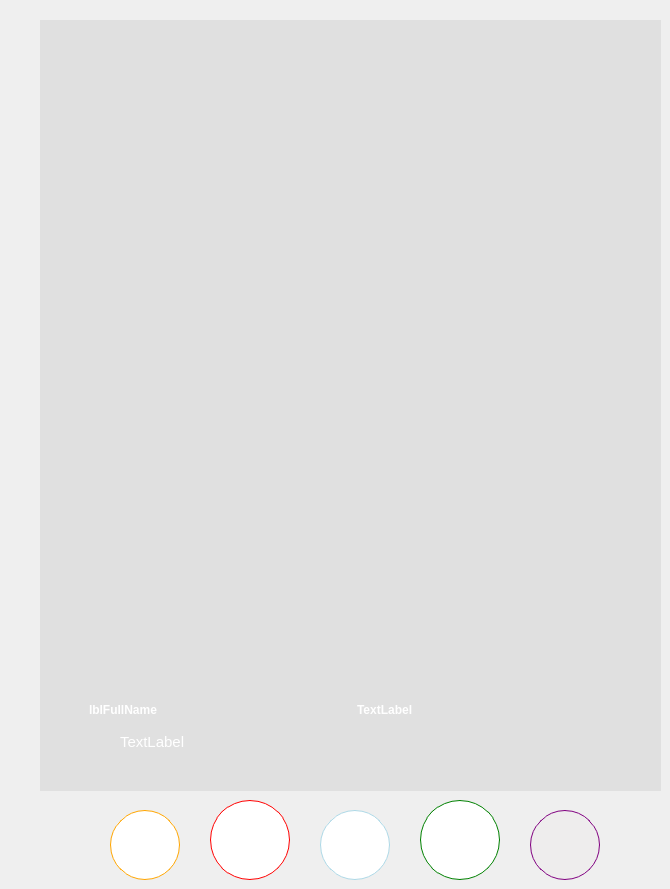
      <widget class="QWidget" name="pageHome">
       <widget class="QLabel" name="lblPhoto">
        <property name="geometry">
         <rect>
          <x>40</x>
          <y>20</y>
          <width>621</width>
          <height>771</height>
         </rect>
        </property>
        <property name="sizePolicy">
         <sizepolicy hsizetype="Minimum" vsizetype="Preferred">
          <horstretch>0</horstretch>
          <verstretch>0</verstretch>
         </sizepolicy>
        </property>
        <property name="font">
         <font>
          <pointsize>12</pointsize>
          <weight>75</weight>
          <bold>true</bold>
         </font>
        </property>
        <property name="styleSheet">
         <string notr="true">background-color: #E0E0E0;
border: 0px none solid;</string>
        </property>
        <property name="text">
         <string/>
        </property>
        <property name="scaledContents">
         <bool>true</bool>
        </property>
        <property name="alignment">
         <set>Qt::AlignCenter</set>
        </property>
       </widget>
       <widget class="QPushButton" name="btnBack">
        <property name="geometry">
         <rect>
          <x>40</x>
          <y>20</y>
          <width>301</width>
          <height>671</height>
         </rect>
        </property>
        <property name="layoutDirection">
         <enum>Qt::LeftToRight</enum>
        </property>
        <property name="styleSheet">
         <string notr="true">padding: 20px;
text-align: left;
background-color:none;
border:none;
</string>
        </property>
        <property name="text">
         <string/>
        </property>
        <property name="icon">
         <iconset resource="Resource.qrc">
          <normaloff>:/img/Resource/img/simbolo-de-linea-de-flecha-izquierda.png</normaloff>:/img/Resource/img/simbolo-de-linea-de-flecha-izquierda.png</iconset>
        </property>
        <property name="iconSize">
         <size>
          <width>30</width>
          <height>30</height>
         </size>
        </property>
       </widget>
       <widget class="QPushButton" name="btnNext">
        <property name="geometry">
         <rect>
          <x>340</x>
          <y>20</y>
          <width>321</width>
          <height>671</height>
         </rect>
        </property>
        <property name="toolTipDuration">
         <number>10</number>
        </property>
        <property name="layoutDirection">
         <enum>Qt::LeftToRight</enum>
        </property>
        <property name="styleSheet">
         <string notr="true">padding: 20px;
text-align: right;
background-color:none;
border:none;
float: right;</string>
        </property>
        <property name="text">
         <string/>
        </property>
        <property name="icon">
         <iconset resource="Resource.qrc">
          <normaloff>:/img/Resource/img/angulo-de-flecha-derecha.png</normaloff>:/img/Resource/img/angulo-de-flecha-derecha.png</iconset>
        </property>
        <property name="iconSize">
         <size>
          <width>30</width>
          <height>30</height>
         </size>
        </property>
       </widget>
       <widget class="QPushButton" name="btnPBack">
        <property name="geometry">
         <rect>
          <x>110</x>
          <y>810</y>
          <width>70</width>
          <height>70</height>
         </rect>
        </property>
        <property name="styleSheet">
         <string notr="true">border-radius: 35px;
background-color: white;
border: 1px solid orange;</string>
        </property>
        <property name="text">
         <string/>
        </property>
        <property name="icon">
         <iconset resource="Resource.qrc">
          <normaloff>:/img/Resource/img/actualizar.png</normaloff>:/img/Resource/img/actualizar.png</iconset>
        </property>
        <property name="iconSize">
         <size>
          <width>30</width>
          <height>30</height>
         </size>
        </property>
       </widget>
       <widget class="QPushButton" name="btnSee">
        <property name="geometry">
         <rect>
          <x>320</x>
          <y>810</y>
          <width>70</width>
          <height>70</height>
         </rect>
        </property>
        <property name="styleSheet">
         <string notr="true">border-radius: 35px;
background-color: white;
border: 1px solid lightblue;</string>
        </property>
        <property name="text">
         <string/>
        </property>
        <property name="icon">
         <iconset resource="Resource.qrc">
          <normaloff>:/img/Resource/img/ojo-color.png</normaloff>:/img/Resource/img/ojo-color.png</iconset>
        </property>
        <property name="iconSize">
         <size>
          <width>40</width>
          <height>40</height>
         </size>
        </property>
       </widget>
       <widget class="QPushButton" name="pushButton_3">
        <property name="enabled">
         <bool>true</bool>
        </property>
        <property name="geometry">
         <rect>
          <x>530</x>
          <y>810</y>
          <width>70</width>
          <height>70</height>
         </rect>
        </property>
        <property name="styleSheet">
         <string notr="true">border-radius: 35px;
background-color: #EEEDED;
border: 1px solid purple;</string>
        </property>
        <property name="text">
         <string/>
        </property>
        <property name="icon">
         <iconset resource="Resource.qrc">
          <normaloff>:/img/Resource/img/trueno.png</normaloff>:/img/Resource/img/trueno.png</iconset>
        </property>
        <property name="iconSize">
         <size>
          <width>35</width>
          <height>35</height>
         </size>
        </property>
       </widget>
       <widget class="QPushButton" name="btnPNext">
        <property name="geometry">
         <rect>
          <x>210</x>
          <y>800</y>
          <width>80</width>
          <height>80</height>
         </rect>
        </property>
        <property name="styleSheet">
         <string notr="true">border-radius: 40px;
background-color: white;
border: 1px solid red;</string>
        </property>
        <property name="text">
         <string/>
        </property>
        <property name="icon">
         <iconset resource="Resource.qrc">
          <normaloff>:/img/Resource/img/aspa.png</normaloff>:/img/Resource/img/aspa.png</iconset>
        </property>
        <property name="iconSize">
         <size>
          <width>60</width>
          <height>60</height>
         </size>
        </property>
       </widget>
       <widget class="QPushButton" name="pushButton_5">
        <property name="geometry">
         <rect>
          <x>420</x>
          <y>800</y>
          <width>80</width>
          <height>80</height>
         </rect>
        </property>
        <property name="styleSheet">
         <string notr="true">border-radius: 40px;
background-color: white;
border: 1px solid green;</string>
        </property>
        <property name="text">
         <string/>
        </property>
        <property name="icon">
         <iconset resource="Resource.qrc">
          <normaloff>:/img/Resource/img/anadir-amigo-color.png</normaloff>:/img/Resource/img/anadir-amigo-color.png</iconset>
        </property>
        <property name="iconSize">
         <size>
          <width>35</width>
          <height>35</height>
         </size>
        </property>
       </widget>
       <widget class="QLabel" name="lblCenterStudy">
        <property name="geometry">
         <rect>
          <x>120</x>
          <y>720</y>
          <width>511</width>
          <height>44</height>
         </rect>
        </property>
        <property name="font">
         <font>
          <family>MS Shell Dlg 2</family>
          <pointsize>11</pointsize>
          <weight>13</weight>
          <italic>false</italic>
          <bold>false</bold>
         </font>
        </property>
        <property name="styleSheet">
         <string notr="true">font: 105 11pt &quot;MS Shell Dlg 2&quot;;
background-color: none;
color: white;</string>
        </property>
        <property name="text">
         <string>TextLabel</string>
        </property>
        <property name="wordWrap">
         <bool>true</bool>
        </property>
       </widget>
       <widget class="QLabel" name="lblIcon">
        <property name="geometry">
         <rect>
          <x>90</x>
          <y>730</y>
          <width>21</width>
          <height>21</height>
         </rect>
        </property>
        <property name="styleSheet">
         <string notr="true">background-color:none;</string>
        </property>
        <property name="text">
         <string/>
        </property>
        <property name="pixmap">
         <pixmap resource="Resource.qrc">:/img/Resource/img/graduacion-gray.png</pixmap>
        </property>
        <property name="scaledContents">
         <bool>true</bool>
        </property>
       </widget>
       <widget class="QGroupBox" name="groupBox_2">
        <property name="geometry">
         <rect>
          <x>80</x>
          <y>680</y>
          <width>541</width>
          <height>60</height>
         </rect>
        </property>
        <property name="sizePolicy">
         <sizepolicy hsizetype="MinimumExpanding" vsizetype="Preferred">
          <horstretch>0</horstretch>
          <verstretch>0</verstretch>
         </sizepolicy>
        </property>
        <property name="styleSheet">
         <string notr="true">background-color: none;
border:opx black solid;</string>
        </property>
        <property name="title">
         <string/>
        </property>
        <layout class="QHBoxLayout" name="horizontalLayout">
         <property name="spacing">
          <number>12</number>
         </property>
         <item>
          <widget class="QLabel" name="lblFullName">
           <property name="sizePolicy">
            <sizepolicy hsizetype="Minimum" vsizetype="Minimum">
             <horstretch>0</horstretch>
             <verstretch>0</verstretch>
            </sizepolicy>
           </property>
           <property name="minimumSize">
            <size>
             <width>100</width>
             <height>25</height>
            </size>
           </property>
           <property name="styleSheet">
            <string notr="true">font: 105 14pt &quot;MS Shell Dlg 2&quot;;
background-color: none;
font-weight: bold;
color: white;</string>
           </property>
           <property name="text">
            <string>lblFullName</string>
           </property>
          </widget>
         </item>
         <item>
          <widget class="QLabel" name="lblAge">
           <property name="sizePolicy">
            <sizepolicy hsizetype="Minimum" vsizetype="Preferred">
             <horstretch>0</horstretch>
             <verstretch>0</verstretch>
            </sizepolicy>
           </property>
           <property name="minimumSize">
            <size>
             <width>100</width>
             <height>0</height>
            </size>
           </property>
           <property name="styleSheet">
            <string notr="true">font: 105 11pt &quot;MS Shell Dlg 2&quot;;
background-color: none;
font-weight: bold;
color: white;</string>
           </property>
           <property name="text">
            <string>TextLabel</string>
           </property>
          </widget>
         </item>
        </layout>
       </widget>
      </widget>
